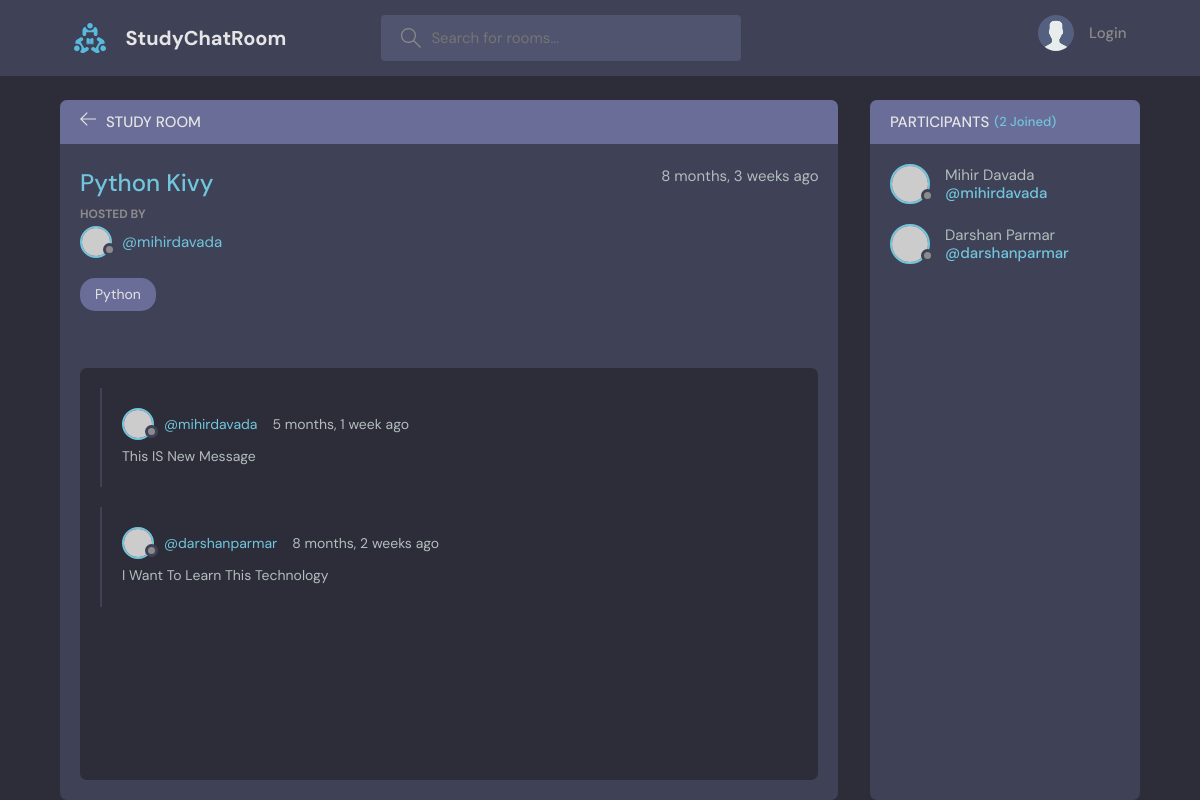
The app's page /room/5 with its own data.
### baseApp/models.py (models this page shows, shortened)
class Room(models.Model):
    host = models.ForeignKey(User, on_delete=models.SET_NULL, null=True)
    topic = models.ForeignKey(Topic, on_delete=models.SET_NULL, null=True)
    participants = models.ManyToManyField(User, related_name='participants', blank=True)
    room_name = models.CharField(max_length=200)
    room_description = models.TextField(null=True, blank=True)
    updated_time = models.DateTimeField(auto_now=True)
    created_time = models.DateTimeField(auto_now_add=True)
    class Meta:
        ordering = ['-updated_time', '-created_time']

class Topic(models.Model):
    topic_name = models.CharField(max_length=200)

class Message(models.Model):
    user = models.ForeignKey(User, on_delete=models.CASCADE)
    room = models.ForeignKey(Room, on_delete=models.CASCADE)
    message_body = models.TextField()
    updated_time = models.DateTimeField(auto_now=True)
    created_time = models.DateTimeField(auto_now_add=True)
    class Meta:
        ordering = ['-updated_time', '-created_time']

### baseApp/views.py (the view)
# urls.py: path('room/<str:pk>', views.room, name='Room_Path'),
def room(request, pk):
    loggedIn_user = request.user
    room = Room.objects.get(id = pk)
    room_messages = room.message_set.all()
    participants = room.participants.all()
    if request.method == 'POST':
        msg = Message(user=loggedIn_user, room = room, message_body= request.POST.get('messageBody'))
        msg.save()
        room.participants.add(request.user)
        return redirect('Room_Path', pk = room.id)
    selectDict = { 'room' : room, 'room_messages':room_messages, 'participants':participants}
    return render(request, 'baseApp/room.html', selectDict)

### baseApp/templates/baseApp/room.html (shortened to what this page needs)
{% extends "baseApp/main.html" %} {% block body %}
<main class="profile-page layout layout--2">
  <div class="container">
    <div class="room">
      <div class="room__top">
        <div class="room__topLeft">
          <a href="{% url 'Home_Path' %}">
            <svg
              version="1.1"
              xmlns="http://www.w3.org/2000/svg"
              width="32"
              height="32"
              viewBox="0 0 32 32"
            >
              <title>arrow-left</title>
              <path
                d="M13.723 2.286l-13.723 13.714 13.719 13.714 1.616-1.611-10.96-10.96h27.625v-2.286h-27.625l10.965-10.965-1.616-1.607z"
              ></path>
            </svg>
          </a>
          <h3>Study Room</h3>
        </div>
      </div>
      <div class="room__box scroll">
        <div class="room__header scroll">
          <div class="room__info">
            <h3>{{room.room_name}}</h3>
            <span>{{room.created_time|timesince}} ago</span>
          </div>
          <div class="room__hosted">
            <p>Hosted By</p>
            <a
              href="{% url 'User_Profile_Path' room.host.id %}"
              class="room__author"
            >
              <div class="avatar avatar--small">
                <img src="https://randomuser.me/api/portraits/men/37.jpg" />
              </div>
              <span>@{{room.host.username}}</span>
            </a>
          </div>
          <span class="room__topics">{{room.topic.topic_name}}</span>
        </div>
        <div class="room__conversation">
          <div class="threads scroll">
            {% for room_message in room_messages %}
            <div class="thread">
              <div class="thread__top">
                <div class="thread__author">
                  <a
                    href="{% url 'User_Profile_Path' room_message.user.id %}"
                    class="thread__authorInfo"
                  >
                    <div class="avatar avatar--small">
                      <img
                        src="https://randomuser.me/api/portraits/men/37.jpg"
                      />
                    </div>
                    <span>@{{room_message.user}}</span>
                  </a>
                  <span class="thread__date">
                    {{room_message.created_time|timesince}} ago</span
                  >
                </div>
              </div>
              <div class="thread__details">{{room_message.message_body}}</div>
            </div>
            {% endfor %}
          </div>
        </div>
      </div>
    </div>
    <div class="participants">
      <h3 class="participants__top">
        Participants <span>({{participants.count}} Joined)</span>
      </h3>
      <div class="participants__list scroll">
        {% for participant in participants %}
        <a
          href="{% url 'User_Profile_Path' participant.id  %}"
          class="participant"
        >
          <div class="avatar avatar--medium">
            <img src="https://randomuser.me/api/portraits/men/37.jpg" />
          </div>
          <p>
            {{participant.first_name}} {{participant.last_name}}
            <span>@{{participant.username}}</span>
          </p>
        </a>
        {% endfor %}
      </div>
    </div>
  </div>
</main>
{% endblock %}

### records on screen
Room: room_name "Python Kivy", created_time "8 months, 3 weeks", host.username "mihirdavada", topic.topic_name "Python"
Message: user "mihirdavada", created_time "5 months, 1 week", message_body "This IS New Message"
Message: user "darshanparmar", created_time "8 months, 2 weeks", message_body "I Want To Learn This Technology"

### other values on screen
{{ participants.count }} "2"
{{ participant.first_name }} "Mihir"
{{ participant.last_name }} "Davada"
{{ participant.username }} "mihirdavada"
{{ participant.first_name }} "Darshan"
{{ participant.last_name }} "Parmar"
{{ participant.username }} "darshanparmar"
